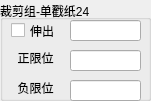
    <widget class="QGroupBox" name="Cylinder_37">
     <property name="geometry">
      <rect>
       <x>590</x>
       <y>550</y>
       <width>151</width>
       <height>101</height>
      </rect>
     </property>
     <property name="title">
      <string>裁剪组-单戳纸24</string>
     </property>
     <property name="alignment">
      <set>Qt::AlignLeading|Qt::AlignLeft|Qt::AlignVCenter</set>
     </property>
     <widget class="QCheckBox" name="check_OpenCylinder_37">
      <property name="geometry">
       <rect>
        <x>11</x>
        <y>21</y>
        <width>61</width>
        <height>19</height>
       </rect>
      </property>
      <property name="sizePolicy">
       <sizepolicy hsizetype="Minimum" vsizetype="Fixed">
        <horstretch>0</horstretch>
        <verstretch>0</verstretch>
       </sizepolicy>
      </property>
      <property name="text">
       <string>伸出</string>
      </property>
     </widget>
     <widget class="QLineEdit" name="lineEdit_CylinderCmd_37">
      <property name="geometry">
       <rect>
        <x>70</x>
        <y>20</y>
        <width>71</width>
        <height>21</height>
       </rect>
      </property>
      <property name="text">
       <string/>
      </property>
     </widget>
     <widget class="QLineEdit" name="lineEdit_CylinderPosStatus_37">
      <property name="geometry">
       <rect>
        <x>70</x>
        <y>50</y>
        <width>71</width>
        <height>21</height>
       </rect>
      </property>
      <property name="text">
       <string/>
      </property>
      <property name="alignment">
       <set>Qt::AlignCenter</set>
      </property>
     </widget>
     <widget class="QLabel" name="label_CylinderPosStatus_37">
      <property name="geometry">
       <rect>
        <x>10</x>
        <y>50</y>
        <width>51</width>
        <height>16</height>
       </rect>
      </property>
      <property name="text">
       <string>正限位</string>
      </property>
      <property name="alignment">
       <set>Qt::AlignCenter</set>
      </property>
     </widget>
     <widget class="QLineEdit" name="lineEdit_CylinderNegStatus_37">
      <property name="geometry">
       <rect>
        <x>70</x>
        <y>80</y>
        <width>71</width>
        <height>21</height>
       </rect>
      </property>
      <property name="text">
       <string/>
      </property>
      <property name="alignment">
       <set>Qt::AlignCenter</set>
      </property>
     </widget>
     <widget class="QLabel" name="label_CylinderNegStatus_37">
      <property name="geometry">
       <rect>
        <x>10</x>
        <y>80</y>
        <width>51</width>
        <height>16</height>
       </rect>
      </property>
      <property name="text">
       <string>负限位</string>
      </property>
      <property name="alignment">
       <set>Qt::AlignCenter</set>
      </property>
     </widget>
    </widget>
